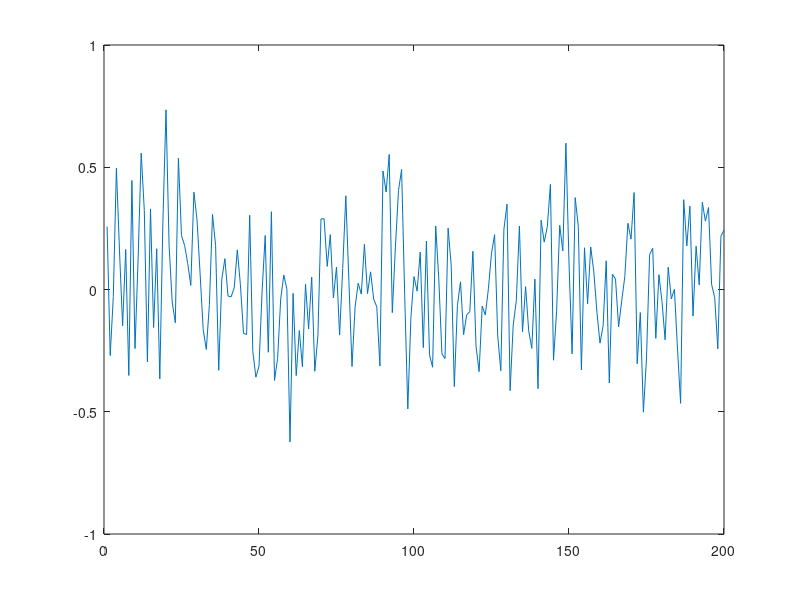

This figure's MATLAB source: (Note: this script raises an error after producing the figure.)
% Q_5_2_1
%

clear all; close all

wnoise = randn([16000, 1]);
wnoise = wnoise / max(abs(wnoise));
x = wnoise(1:200);

figure(1)
plot(x)

fs =8000;
wavplay(wnoise, fs, 'sync')

return